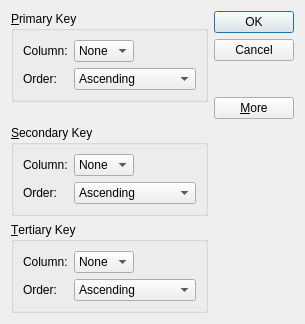
<?xml version="1.0" encoding="UTF-8"?>
<ui version="4.0">
 <class>SortDialog</class>
 <widget class="QDialog" name="SortDialog">
  <property name="geometry">
   <rect>
    <x>0</x>
    <y>0</y>
    <width>305</width>
    <height>324</height>
   </rect>
  </property>
  <property name="windowTitle">
   <string>Sort</string>
  </property>
  <layout class="QGridLayout" name="gridLayout_4">
   <item row="0" column="0">
    <widget class="QGroupBox" name="primaryGroupBox">
     <property name="title">
      <string>&amp;Primary Key</string>
     </property>
     <layout class="QGridLayout" name="gridLayout">
      <item row="0" column="0">
       <widget class="QLabel" name="label">
        <property name="text">
         <string>Column:</string>
        </property>
       </widget>
      </item>
      <item row="0" column="1">
       <widget class="QComboBox" name="primaryColumnCombo">
        <item>
         <property name="text">
          <string>None</string>
         </property>
        </item>
       </widget>
      </item>
      <item row="0" column="2">
       <spacer name="horizontalSpacer">
        <property name="orientation">
         <enum>Qt::Horizontal</enum>
        </property>
        <property name="sizeHint" stdset="0">
         <size>
          <width>32</width>
          <height>20</height>
         </size>
        </property>
       </spacer>
      </item>
      <item row="1" column="0">
       <widget class="QLabel" name="label_2">
        <property name="text">
         <string>Order:</string>
        </property>
       </widget>
      </item>
      <item row="1" column="1" colspan="2">
       <widget class="QComboBox" name="primaryOrderCombo">
        <item>
         <property name="text">
          <string>Ascending</string>
         </property>
        </item>
        <item>
         <property name="text">
          <string>Descending</string>
         </property>
        </item>
       </widget>
      </item>
     </layout>
    </widget>
   </item>
   <item row="0" column="1" rowspan="2">
    <layout class="QVBoxLayout" name="verticalLayout">
     <item>
      <widget class="QPushButton" name="okButton">
       <property name="text">
        <string>OK</string>
       </property>
       <property name="default">
        <bool>true</bool>
       </property>
      </widget>
     </item>
     <item>
      <widget class="QPushButton" name="cancelButton">
       <property name="text">
        <string>Cancel</string>
       </property>
      </widget>
     </item>
     <item>
      <spacer name="verticalSpacer">
       <property name="orientation">
        <enum>Qt::Vertical</enum>
       </property>
       <property name="sizeHint" stdset="0">
        <size>
         <width>20</width>
         <height>0</height>
        </size>
       </property>
      </spacer>
     </item>
     <item>
      <widget class="QPushButton" name="moreButton">
       <property name="text">
        <string>&amp;More</string>
       </property>
       <property name="checkable">
        <bool>true</bool>
       </property>
      </widget>
     </item>
    </layout>
   </item>
   <item row="1" column="0">
    <spacer name="verticalSpacer_2">
     <property name="orientation">
      <enum>Qt::Vertical</enum>
     </property>
     <property name="sizeHint" stdset="0">
      <size>
       <width>20</width>
       <height>1</height>
      </size>
     </property>
    </spacer>
   </item>
   <item row="2" column="0">
    <widget class="QGroupBox" name="secondaryGroupBox">
     <property name="title">
      <string>&amp;Secondary Key</string>
     </property>
     <layout class="QGridLayout" name="gridLayout_2">
      <item row="0" column="0">
       <widget class="QLabel" name="label_3">
        <property name="text">
         <string>Column:</string>
        </property>
       </widget>
      </item>
      <item row="0" column="1">
       <widget class="QComboBox" name="secondaryColumnCombo">
        <item>
         <property name="text">
          <string>None</string>
         </property>
        </item>
       </widget>
      </item>
      <item row="0" column="2">
       <spacer name="horizontalSpacer_2">
        <property name="orientation">
         <enum>Qt::Horizontal</enum>
        </property>
        <property name="sizeHint" stdset="0">
         <size>
          <width>40</width>
          <height>20</height>
         </size>
        </property>
       </spacer>
      </item>
      <item row="1" column="0">
       <widget class="QLabel" name="label_4">
        <property name="text">
         <string>Order:</string>
        </property>
       </widget>
      </item>
      <item row="1" column="1" colspan="2">
       <widget class="QComboBox" name="secondaryOrderCombo">
        <item>
         <property name="text">
          <string>Ascending</string>
         </property>
        </item>
        <item>
         <property name="text">
          <string>Descending</string>
         </property>
        </item>
       </widget>
      </item>
     </layout>
    </widget>
   </item>
   <item row="3" column="0">
    <widget class="QGroupBox" name="tertiaryGroupBox">
     <property name="title">
      <string>&amp;Tertiary Key</string>
     </property>
     <layout class="QGridLayout" name="gridLayout_3">
      <item row="0" column="0">
       <widget class="QLabel" name="label_5">
        <property name="text">
         <string>Column:</string>
        </property>
       </widget>
      </item>
      <item row="0" column="1">
       <widget class="QComboBox" name="tertiaryColumnCombo">
        <item>
         <property name="text">
          <string>None</string>
         </property>
        </item>
       </widget>
      </item>
      <item row="0" column="2">
       <spacer name="horizontalSpacer_3">
        <property name="orientation">
         <enum>Qt::Horizontal</enum>
        </property>
        <property name="sizeHint" stdset="0">
         <size>
          <width>40</width>
          <height>20</height>
         </size>
        </property>
       </spacer>
      </item>
      <item row="1" column="0">
       <widget class="QLabel" name="label_6">
        <property name="text">
         <string>Order:</string>
        </property>
       </widget>
      </item>
      <item row="1" column="1" colspan="2">
       <widget class="QComboBox" name="tertiaryOrderCombo">
        <item>
         <property name="text">
          <string>Ascending</string>
         </property>
        </item>
        <item>
         <property name="text">
          <string>Descending</string>
         </property>
        </item>
       </widget>
      </item>
     </layout>
    </widget>
   </item>
  </layout>
 </widget>
 <resources/>
 <connections>
  <connection>
   <sender>okButton</sender>
   <signal>clicked()</signal>
   <receiver>SortDialog</receiver>
   <slot>accept()</slot>
   <hints>
    <hint type="sourcelabel">
     <x>255</x>
     <y>23</y>
    </hint>
    <hint type="destinationlabel">
     <x>146</x>
     <y>107</y>
    </hint>
   </hints>
  </connection>
  <connection>
   <sender>cancelButton</sender>
   <signal>clicked()</signal>
   <receiver>SortDialog</receiver>
   <slot>reject()</slot>
   <hints>
    <hint type="sourcelabel">
     <x>280</x>
     <y>49</y>
    </hint>
    <hint type="destinationlabel">
     <x>210</x>
     <y>116</y>
    </hint>
   </hints>
  </connection>
  <connection>
   <sender>moreButton</sender>
   <signal>toggled(bool)</signal>
   <receiver>secondaryGroupBox</receiver>
   <slot>setVisible(bool)</slot>
   <hints>
    <hint type="sourcelabel">
     <x>263</x>
     <y>95</y>
    </hint>
    <hint type="destinationlabel">
     <x>164</x>
     <y>169</y>
    </hint>
   </hints>
  </connection>
  <connection>
   <sender>moreButton</sender>
   <signal>toggled(bool)</signal>
   <receiver>tertiaryGroupBox</receiver>
   <slot>setVisible(bool)</slot>
   <hints>
    <hint type="sourcelabel">
     <x>287</x>
     <y>100</y>
    </hint>
    <hint type="destinationlabel">
     <x>182</x>
     <y>270</y>
    </hint>
   </hints>
  </connection>
 </connections>
</ui>
